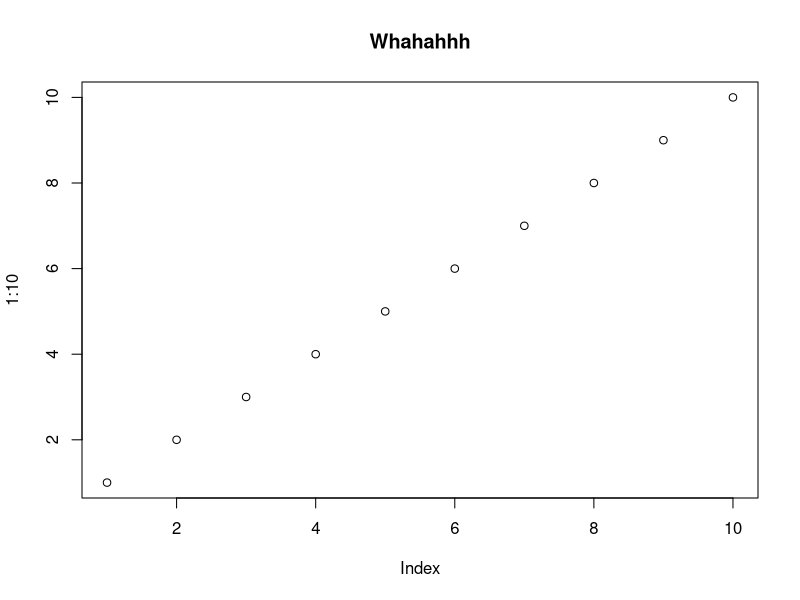

Write R code to recreate this figure.
## ---- chunk 1
plot(1:10)
title("Whahahhh")
